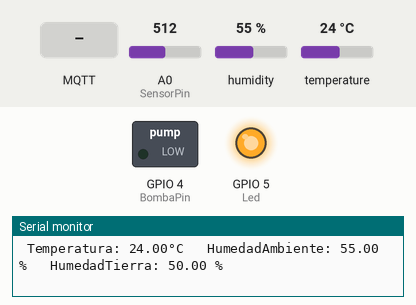
This sketch was run on a simulated ESP8266 (NodeMCU). Parts: switched loads named in the sketch (green lamp = pin HIGH), output pins drawn as LEDs (lit = HIGH), the last lines printed to the serial monitor. Inputs (shaded band) come from the test bench; at power-on: temperature 24 °C, A0 (SensorPin) = 512, humidity 55 %. WiFi joins after 1.5 s; servers stay silent unless stated; no MQTT or app messages arrive unless stated.

Above: at 2.8 s.
2.9 s: temperature set to 30 °C
10.6 s: temperature set to 33 °C
At 11.6 s:
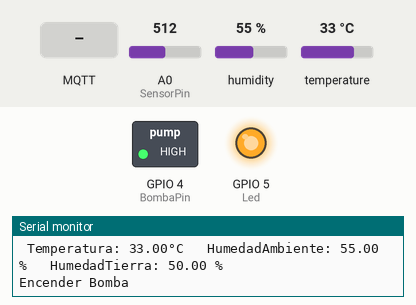
13.7 s: MQTT message "Apagar" arrives on the first subscribed topic
At 14.9 s:
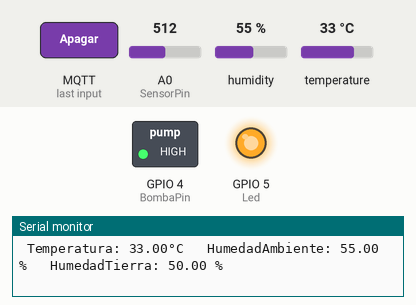
15.2 s: temperature set to 29 °C
17.9 s: temperature set to 26 °C
At 20.5 s:
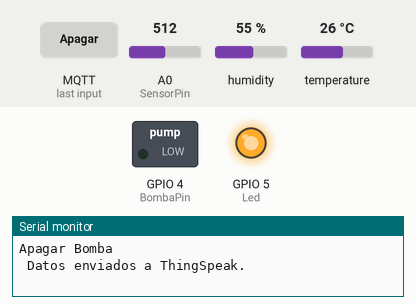
Timing chart, 0 to 22.0 s (numbered marks = the images above; inputs shaded):
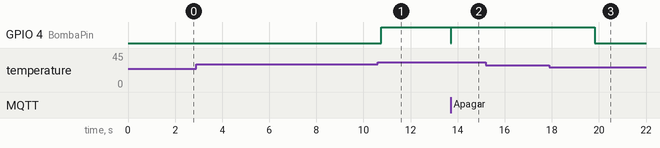

The sketch:

Sistemainvernader_arduino.ino
```cpp
#ifdef ARDUINO_ARCH_ESP32
#include <WiFi.h>
#include <WiFiMulti.h>
WiFiMulti wifiMulti;
#else
#include <ESP8266WiFi.h>
#include <ESP8266WiFiMulti.h>
ESP8266WiFiMulti wifiMulti;
#endif

#include <MQTT.h>
#include <DHT.h>

#define DHTPIN 14
#define DHTTYPE DHT11
#define SensorPin A0

String apiKey = "T6VR8MY45YFA26S3";
const char* server = "api.thingspeak.com";
const char *ssid = "Dirty Bomb";
const char *pass = "2097ESTS3";
float h;
float t;
int BombaPin = 4;

DHT dht(DHTPIN, DHTTYPE);

const char ssid1[] = "ALSW";
const char pass1[] = "25264897";
const char ssid2[] = "Dirty Bomb";
const char pass2[] = "2097ESTS3";
const char ssid3[] = "ssid";
const char pass3[] = "pass";

WiFiClient client;
MQTTClient clientt;

unsigned long interval = 10000;
unsigned long previousMillis = 0;
float moisturePercentage;

unsigned long tiempoPasado = 0;
int Led = 5;


void RecibirMQTT(String &topic, String &payload) {
  Serial.println("Recivio: " + topic + " - " + payload);
  if (payload == "Encender") {
    Serial.println("Encender Bomba");
    digitalWrite(BombaPin, 1);

  } else if (payload == "Apagar") {
    Serial.println("Apagar Bomba");
    digitalWrite(BombaPin, 0);

  }
}

void setup() {
  Serial.begin(115200);
  delay(10);
  pinMode(Led, OUTPUT);
  pinMode(BombaPin, OUTPUT);

  digitalWrite(BombaPin, 0);

  digitalWrite(Led, 1);
  Serial.println("Iniciando Wifi");
  WiFi.mode(WIFI_STA);//Cambiar modo del Wi-Fi
  delay(100);

  WiFi.begin(ssid2, pass2);
  wifiMulti.addAP(ssid1, pass1);
  wifiMulti.addAP(ssid2, pass2);
  wifiMulti.addAP(ssid3, pass3);
  dht.begin();

  clientt.begin("broker.shiftr.io", client);
  clientt.onMessage(RecibirMQTT);

  Conectar();

}

void loop() {
  clientt.loop();
  delay(10);

  if (!clientt.connected()) {
    Conectar();
  }

  if ( millis() > tiempoPasado + 1000) {
    tiempoPasado = millis();
    h = dht.readHumidity();
    t = dht.readTemperature();

    Serial.print(" Temperatura: ");
    Serial.print(t);
    Serial.print("°C   HumedadAmbiente: ");
    Serial.print(h);
    Serial.print(" %   HumedadTierra: ");
    Serial.print(moisturePercentage);
    Serial.println(" % ");
    String Mensaje = String(h);
    clientt.publish("/Sensor/Humedad", Mensaje);
    Mensaje = String(t);
    clientt.publish("/Sensor/temperatura", Mensaje);
    Mensaje = String(moisturePercentage);
    clientt.publish("/Sensor/HumedadTierra", Mensaje);
  }

  unsigned long currentMillis = millis();


  moisturePercentage = (100.00 - ((analogRead(SensorPin) / 1024.00) * 100.00));

  if ((t > 31) && (digitalRead(BombaPin) == 0)) {
    Serial.println("Encender Bomba");
    digitalWrite(BombaPin, 1);
  }

  if ((t < 28) && (digitalRead(BombaPin) == 1)) {
    Serial.println("Apagar Bomba");
    digitalWrite(BombaPin, 0);
  }

  if ((unsigned long)(currentMillis - previousMillis) >= interval) {
    sendThingspeak();
    previousMillis = millis();
    client.stop();
  }


}

void sendThingspeak() {
  if (client.connect(server, 80))
  {
    String postStr = apiKey;              // add api key in the postStr string
    postStr += "&field1=";
    postStr += String(t);    // add mositure readin
    postStr += "&field2=";
    postStr += String(h);                 // add tempr readin
    postStr += "&field3=";
    postStr += String(moisturePercentage);                  // add humidity readin
    postStr += "\r\n\r\n";

    client.print("POST /update HTTP/1.1\n");
    client.print("Host: api.thingspeak.com\n");
    client.print("Connection: close\n");
    client.print("X-THINGSPEAKAPIKEY: " + apiKey + "\n");
    client.print("Content-Type: application/x-www-form-urlencoded\n");
    client.print("Content-Length: ");
    client.print(postStr.length());           //send lenght of the string
    client.print("\n\n");
    client.print(postStr);                      // send complete string

    Serial.println(" Datos enviados a ThingSpeak.");
  }
}


void Conectar() {

  while (wifiMulti.run() != WL_CONNECTED) {
    Serial.print(".");
    digitalWrite(Led, 1);
    delay(2000);
    digitalWrite(Led, 0);
    delay(2000);
  }


  while (!clientt.connect("Sistema_invernadero", "leyo2123", "pass1234")) {
    Serial.print("*");
    digitalWrite(Led, 1);
    delay(500);
    digitalWrite(Led, 0);
    delay(500);
  }


  clientt.subscribe("Senal/BombaAgua");
}
```

Measured:
- the behaviour switches between 31 and 32 °C on temperature (found by bisection; images 0 and 1)
- the behaviour switches between 28 and 27 °C on temperature (found by bisection; images 2 and 3)
- after the input at 10.6 s, GPIO 4 (BombaPin): LOW → HIGH after 0.16 s
- after the input at 13.7 s, GPIO 4 (BombaPin): HIGH → LOW at once, → HIGH 0.01 s later
- after the input at 17.9 s, GPIO 4 (BombaPin): HIGH → LOW after 1.9 s
